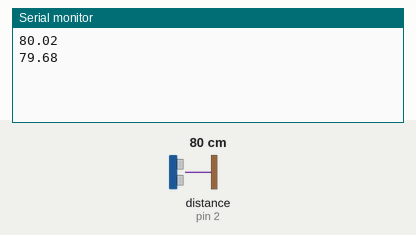
The sketch below on a simulated Arduino Uno, built with avr-gcc and run on an emulated ATmega328P. Shown: the last lines printed to the serial monitor. Wiring (inferred from the names in the program): ultrasonic range finder: trigger pin 4; echo pin 2. Inputs (shaded band) come from the test bench; at power-on: distance to the obstacle (sensor on pin 2) 80 cm. The echo pulse lasts 58.3 µs per cm.

Above: at 1.8 s.
1.9 s: distance to the obstacle (sensor on pin 2) set to 2 cm
At 2.8 s:
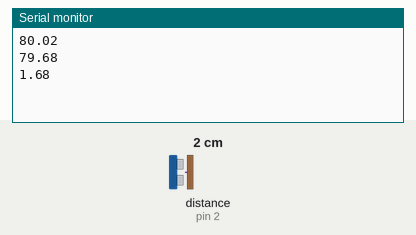
3.4 s: distance to the obstacle (sensor on pin 2) set to 4 cm
At 4.8 s:
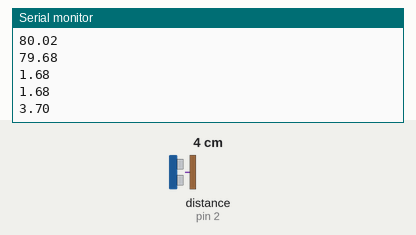
Timing chart, 0 to 6.4 s (numbered marks = the images above; inputs shaded):
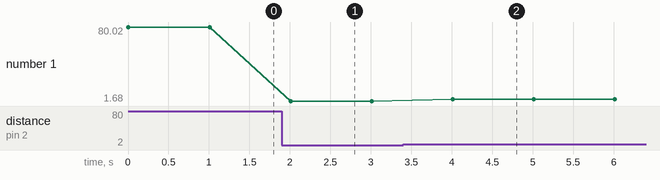

The sketch:

ultrasound_sensor.ino
```cpp
long time;
int trig = 4;   // triger
int echo = 2;      // echo
double distance;

void setup()
{
  pinMode(trig, OUTPUT);
  pinMode(echo, INPUT);

  Serial.begin(9600);

}


void loop()
{
  // lanzamos un pequeño pulso para activar el sensor
  digitalWrite(trig, HIGH);
  delayMicroseconds(10);
  digitalWrite(trig, LOW);

  // medimos el pulso de respuesta
  time = (pulseIn(echo, HIGH)/2); // dividido por 2 por que es el
                                       // tiempo que el sonido tarda
                                       // en ir y en volver
  // ahora calcularemos la distancia en cm
  // sabiendo que el espacio es igual a la velocidad por el tiempo
  // y que la velocidad del sonido es de 343m/s y que el tiempo lo
  // tenemos en millonesimas de segundo
  distance = time * 0.0343;

  // y lo mostramos por el puerto serie una vez por segundo
  Serial.println(distance);
  delay(1000);
}
```

Measured:
- after the input at 1.9 s, the serial monitor: prints a new line after 0.11 s (image 1)
- after the input at 3.4 s, the serial monitor: prints a new line after 0.61 s (image 2)
- plotted number 1: 79.68 → 1.68 after the input at 1.9 s, 1.68 → 3.7 after the input at 3.4 s
